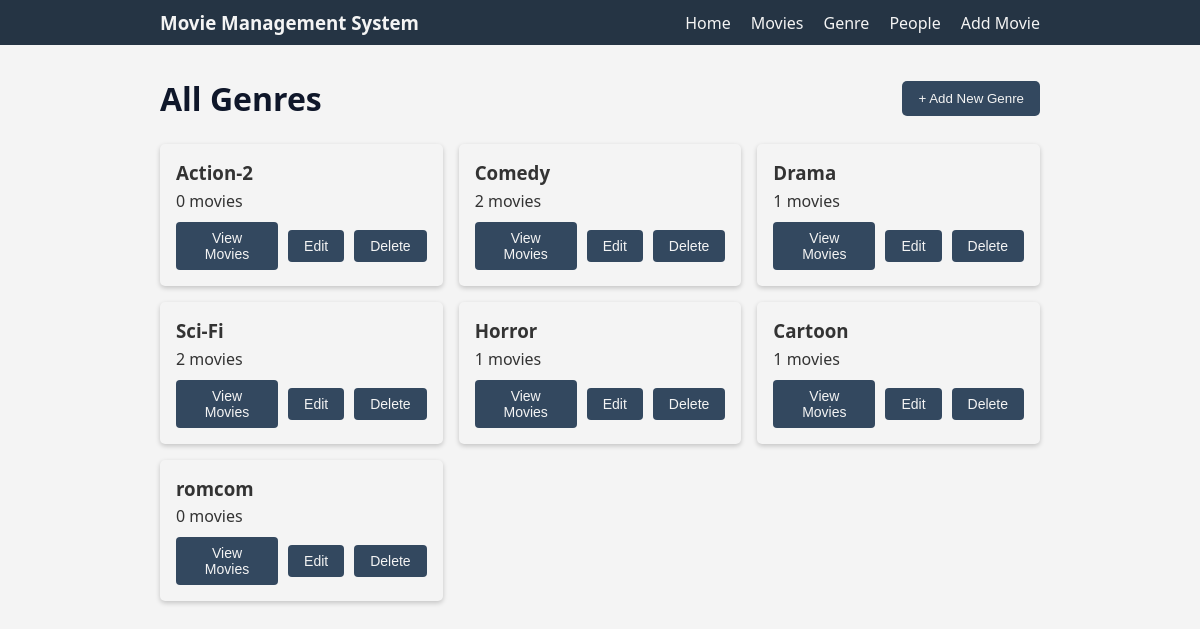
Screenshot of /movies/genrepage/ (signed in) with the database file from the repository.
### movies/models.py (models this page shows, shortened)
class Genre(models.Model):
    genre_name = models.CharField(max_length=50, unique=True)

### movies/views.py (the view)
# urls.py: path('genrepage/', views.GenrePageView.as_view(), name='genre'),
class GenrePageView(UserAccessMixin, TemplateView):
    template_name = 'movies/genre.html'
    def get_context_data(self, **kwargs):
        context = super().get_context_data(**kwargs)
        context['genres'] = Genre.objects.all()
        return context

### movies/templates/movies/genre.html (shortened to what this page needs)
{% extends 'movies/base.html' %}
{% block content %}
<div class="genre-container">
    <div class="genre-header">
    <h1>All Genres</h1>
        <a class="nav-link" href="{% url 'movies:addgenre' %}"><button>+ Add New Genre</button></a>
    </div>
    <div class="genre-list">
        {% for genre in genres %}
        <div class="genre-card">
            <div class="genre-info">
                <h3>{{ genre.genre_name }}</h3>
                <p>{{ genre.movies.count }} movies</p>
            </div>
            <div class="action-btns">
                <div>
                    <form action="{% url 'movies:movie' %}" method="get">
                            <button class="genres-btns" type="submit">View Movies</button>
                    </form>
                </div>
                <div>
                    <a href="{% url 'movies:editgenre' genre.id %}"><button class="genres-btns">Edit</button></a>
                </div>
                <div>
                    <a href="{% url 'movies:deletegenre' pk=genre.id %}"><button class="genres-btns">Delete</button></a>
                </div>
            </div>
        </div>
        {% empty %}
        <p>No genres found.</p>
        {% endfor %}
    </div>
</div>
{% endblock content %}

### movies/static/movies/css/style.css (style rules this page uses)
:root { --bg: #e5e3e3; --text: #333; --bg2: #33485f; --nav-bg: #253444; --nav-text: #f4f4f4; --card: #f4f4f4; --search-btn: #438ddd; --hover-search: #3973b1; --movie-poster: #c1c1c1; --white: #f9f9f9; --small-txt: #454545; }
* { margin: 0; padding: 0; box-sizing: border-box; }
body { font-family: "Segoe UI", Arial, sans-serif; background-color: var(--card); color: var(--text); margin: 0; width: 100vw; min-height: 100vh; box-sizing: border-box; }
a { text-decoration: none; color: var(--text); }
.filter-movie button, .filter-person button, .genre-header button, .movie-header button, .people-header button { background-color: var(--bg2); color: var(--nav-text); padding: 10px 16px; border: none; border-radius: 5px; cursor: pointer; }
.genre-container { margin: 2rem 10rem; }
.genre-header, .movie-header, .people-header { display: flex; justify-content: space-between; align-items: center; margin-bottom: 1.5rem; flex-wrap: wrap; }
.genre-header h1, .movie-header h1, .people-header h1 { margin: 0; font-size: 2rem; font-weight: 700; color: #0f172a; }
.genre-header button { color: var(--nav-text); }
.genre-list { display: grid; grid-template-columns: repeat(auto-fill, minmax(260px, 1fr)); gap: 1rem; }
.genre-card { background: var(--card); border-radius: 5px; box-shadow: 0 2px 5px rgba(0,0,0,0.2); padding: 1rem; display: flex; flex-direction: column; justify-content: space-between; transition: transform 0.2s ease, box-shadow 0.2s ease; }
.genre-info h3 { margin-bottom: 0.3rem; }
.action-btns { display: flex; gap: 10px; align-items: center; justify-content: flex-start; margin-top: 10px; }
.genres-btns { background-color: var(--bg2); color: var(--nav-text); border: none; padding: 8px 16px; border-radius: 4px; font-size: 14px; font-weight: 500; cursor: pointer; text-decoration: none; transition: background-color 0.3s ease, transform 0.1s ease; }

### rows the page displays
Genre: genre_name "Action-2", movies.count "0"
Genre: genre_name "Comedy", movies.count "2"
Genre: genre_name "Drama", movies.count "1"
Genre: genre_name "Sci-Fi", movies.count "2"
Genre: genre_name "Horror", movies.count "1"
Genre: genre_name "Cartoon", movies.count "1"
Genre: genre_name "romcom", movies.count "0"
